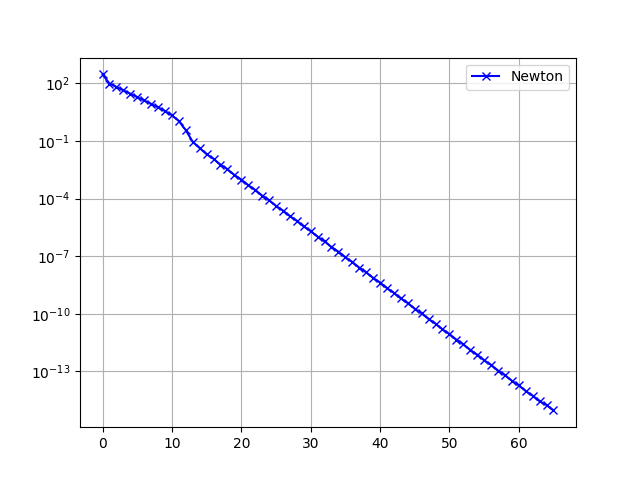

Write Python code to recreate this figure.
import numpy as np
import matplotlib.pyplot as plt
import os
import scipy
# import random

def netwonXD(A,xn,f,df,n,h):
    if np.linalg.det(df(xn,n,h)):
        res = f(xn,n,h,A)
        corr = np.linalg.solve(df(xn,n,h),res)
        xNew = xn - corr
        return xNew#, f(xNew,n,h,A)
    else:
        print("df is noninvertible->cant be solved...returning input point x_n!")
        return xn, 0*xn

def f(u,n,h,A):
    ret = np.dot(A,u) + np.power(u,3) - np.ones(n,dtype=float)
    return ret

def df(u,n,h):
    ret = np.diagflat(3*np.power(u,2) +2/h**2) - 1/h**2 * (np.eye(n,n,k=1) + np.eye(n,n,k=-1))
    return ret

if __name__ == "__main__":
    # n = 10
    n = int(input("n = "))
    print("n = ",n," selected!")
    h = 1/n-1
    A = 1/h**2 * (2*np.eye(n,n,dtype=float) - np.eye(n,n,k=1,dtype=float) - np.eye(n,n,k=-1,dtype=float))
    b = np.zeros(n,dtype=float)
    ########
    print("-"*30)
    print("Now Newton: ")
    #x = np.linalg.solve(A,b)
    x = np.zeros(n,dtype=float)
    # print("Starting guess x0: ",x)
    print("norm(g(x0)): ",np.linalg.norm(f(x,n,h,A)))
    print("-"*30)
    print("Iterating...please hold the line!")
    eps = 1e-15
    error = []
    iterations = 1000
    for i in list(range(0,iterations)):
        xn1 = netwonXD(A,x,f,df,n,h)
        error.append(np.linalg.norm(xn1 - x))
        if error[-1] < eps:# or np.allclose(x,xn1,rtol=eps):
            print("Break condition: <xn, xnp1 close>")
            iterations = i+1
            np.copyto(x,xn1)
            break
        np.copyto(x, xn1)
    close = np.allclose(f(x,n,h,A),b,rtol=eps)
    print("Is it closed? ",close)
    print("Iterations: ", iterations)
    # print("final form of x: ",x)
    # print(error)
    plt.semilogy(np.arange(0,iterations,step=1),error,"bx-",label="Newton")
    plt.grid()
    plt.legend()
    # plt.show()
    scriptpath = os.path.dirname(__file__)
    plt.savefig(os.path.join(scriptpath,"Ex10_4.png")) 

